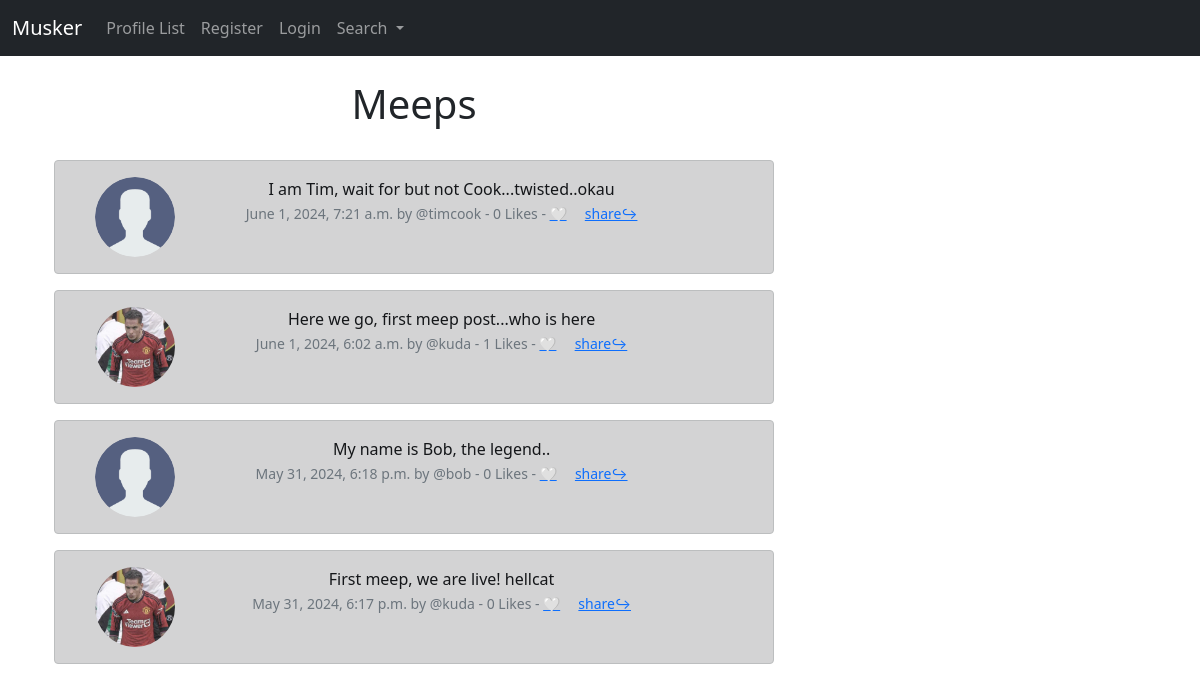
The page / on the database its author committed.
### musker/models.py (models this page shows, shortened)
class Meep(models.Model):
    user = models.ForeignKey(User,related_name='meeps',on_delete=models.DO_NOTHING)
    body = models.CharField(max_length=200)
    created_at = models.DateTimeField(auto_now_add=True)
    likes = models.ManyToManyField(User,related_name='mee_like', blank=True)
    def number_of_likes(self):
        return self.likes.count()

class Profile(models.Model):
    user = models.OneToOneField(User,on_delete=models.CASCADE)
    follow = models.ManyToManyField("self",related_name='followed_by',symmetrical=False,blank=True)
    date_modified = models.DateTimeField(User,auto_now=True)
    profile_image = models.ImageField(null=True,blank=True,upload_to="images/")
    profile_bio =  models.CharField(null=True,blank=True,max_length=140)
    homepage_link = models.CharField(null=True,blank=True,max_length=140)
    facebook_link = models.CharField(null=True,blank=True,max_length=140)
    instagram_link = models.CharField(null=True,blank=True,max_length=140)

### musker/views.py (the view)
# urls.py: path('',views.home,name='home'),
def home(request):
    if request.user.is_authenticated:
        form = MeepForm(request.POST or None)
        if request.method == 'POST':
            if form.is_valid():
                meep = form.save(commit=False)
                meep.user = request.user
                meep.save()
                messages.success(request,'Your meep has been posted...')
                return redirect('home')
        meeps = Meep.objects.all().order_by('-created_at')
        return render(request,'home.html',{'meeps':meeps,'form':form})
    else:
         meeps = Meep.objects.all().order_by('-created_at')
         return render(request,'home.html',{'meeps':meeps})

### musker/templates/home.html (shortened to what this page needs)
{% extends 'base.html'%}
{%load static%}
{%block content%}
<div class="container text-center">
    <div class="row">
        <div class="col-8">
<h1>Meeps</h1>
<br>
{%for meep in meeps%}
<div class="alert alert-dark" role="alert">
    <div class="container">
        <div class="row">
            <div class="col-1">
                {%if meep.user.profile.profile_image %}
                <img src="{{meep.user.profile.profile_image.url }}" width="80" height="80" class="img-flui rounded-circle"  alt="profile image">
            {%else%}
            <img src="{% static 'images/user.png' %}" class="rounded-circle" width="80" height="80" alt="profile image">
            {%endif%}
            </div>
            <div class="col-11">
                {{meep.body}} <br>
                <small class="text-muted">{{meep.created_at}} by @{{meep.user.username | lower}}
                    - {{meep.number_of_likes}} Likes
                    {% if user in meep.likes.all%}
                    - <a href="{%url 'meep-like' meep.id %}">❤</a>
                    {%else%}
                    - <a href="{%url 'meep-like' meep.id %}">🤍</a>
                    {%endif%}
                        <a href="{%url 'meep-show' meep.id %}">share↪</a>
                </small>
            </div>
        </div>
    </div>
</div>
{%endfor%}
</div>
<div class="col-4">
    <br> <br> <br>
</div>
</div>
</div>
{%endblock%}

### musker/templates/base.html (shortened to what this page needs)
{% load static %}
<!DOCTYPE html>
<html lang="en">
<head>
    <link rel="stylesheet" href="{% static 'bootstrap.min.css'%}">
</head>
<body>
    {%include 'navbar.html'%}
    <br>
    <div class="container">
    {%block content%}
    {%endblock%}
</div>
</body>
</html>

### musker/templates/navbar.html (shortened to what this page needs)
{%load static%}
<nav class="navbar navbar-expand-lg navbar-dark bg-dark">
    <div class="container-fluid">
      <a class="navbar-brand" href="{%url 'home' %}">Musker</a>
      <div class="collapse navbar-collapse" id="navbarSupportedContent">
        <ul class="navbar-nav me-auto mb-2 mb-lg-0">
              <li class="nav-item">
                <a class="nav-link" href="{% url 'profile-list'%}">Profile List</a>
              </li>
              {%if user.is_authenticated %}
              <!-- <li class="nav-item">
                <a class="nav-link" href="{% url 'profile' request.user.id %}">My Profile</a>
              </li> -->
              <li class="nav-item">
                <a class="nav-link" href="{% url 'logout' %}">Logout</a>
              </li>
              {%else%}
              <li class="nav-item">
                <a class="nav-link" href="{%url 'register'%}">Register</a>
              </li>
              <li class="nav-item">
                <a class="nav-link" href="{%url 'login'%}">Login</a>
              </li>
              {%endif%}
              <li class="nav-item dropdown">
                <a href="" class="nav-link dropdown-toggle" role="button" data-bs-toggle="dropdown" aria-expanded="false">
                    Search
                </a>
              </li>
        </ul>
      </div>
    </div>
  </nav>

### rows shown on the page
Meep: body "I am Tim, wait for but not Cook...twisted..okau", created_at "June 1, 2024, 7:21 a.m.", user.username "timcook", number_of_likes "0"
Meep: user.profile.profile_image (picture), body "Here we go, first meep post...who is here", created_at "June 1, 2024, 6:02 a.m.", user.username "kuda", number_of_likes "1"
Meep: body "My name is Bob, the legend..", created_at "May 31, 2024, 6:18 p.m.", user.username "bob", number_of_likes "0"
Meep: user.profile.profile_image (picture), body "First meep, we are live! hellcat", created_at "May 31, 2024, 6:17 p.m.", user.username "kuda", number_of_likes "0"
